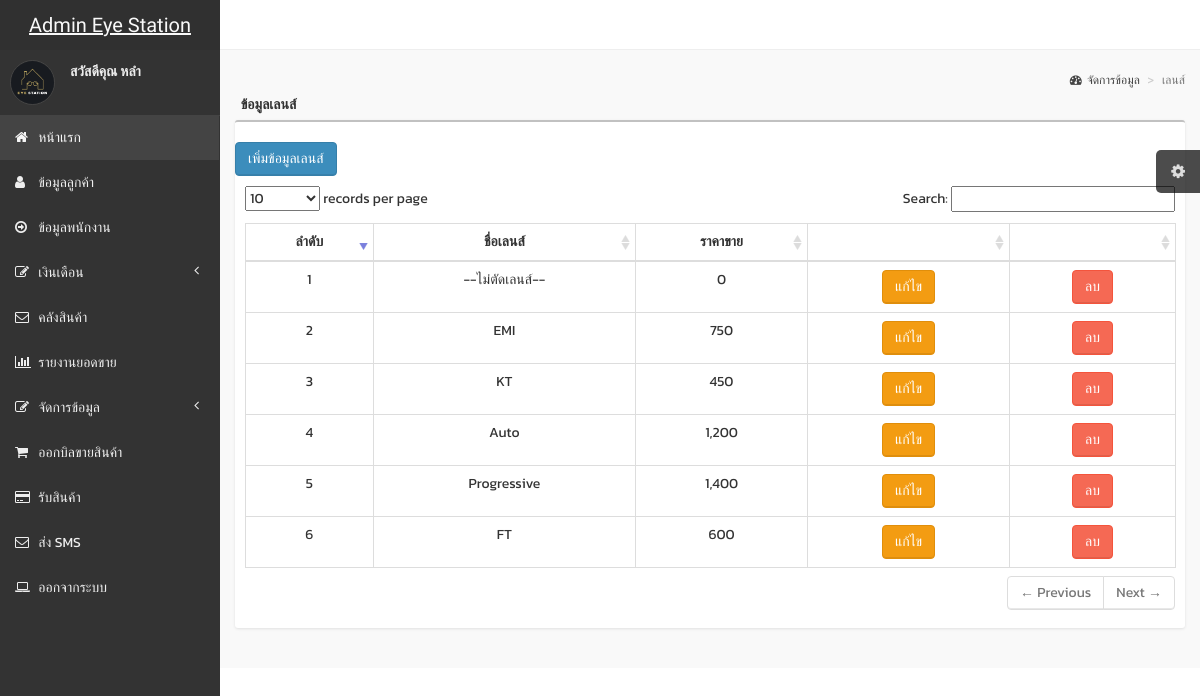
Screenshot of /admin/len.php (signed in) with the database file from the repository.
### tables this page shows
CREATE TABLE `len` (
  `id_len` int(10) NOT NULL,
  `name_len` varchar(100) NOT NULL,
  `price_len` int(10) NOT NULL,
  `popular_len` varchar(5) NOT NULL
);

### admin/len.php (the view, shortened to what this page needs)
<?php session_start();
if($_SESSION['level'] == '1'){ ?>
<!DOCTYPE html>
<html>
    <head>
        <link href=".css/bootstrap.min.css" rel="stylesheet" type="text/css" />
        <link href="css/font-awesome.min.css" rel="stylesheet" type="text/css" />
        <link href="css/ionicons.min.css" rel="stylesheet" type="text/css" />
        <link href="css/morris/morris.css" rel="stylesheet" type="text/css" />
        <link href="css/AdminLTE.css" rel="stylesheet" type="text/css" />
        <link href="css/datatables/dataTables.bootstrap.css" rel="stylesheet" type="text/css" />
        <link rel="stylesheet" href="https://maxcdn.bootstrapcdn.com/bootstrap/3.4.1/css/bootstrap.min.css">
    </head>
    <body class="skin-black">
        <?php include "header.php"; ?>
        <div class="wrapper row-offcanvas row-offcanvas-left">
            <?php include "menu.php"; ?>
            <aside class="right-side">
                <section class="content-header">
                    <ol class="breadcrumb">
                        <li><a href="#"><i class="fa fa-dashboard"></i>จัดการข้อมูล</a></li>
                        <li class="active">เลนส์</li>
                    </ol>
                </section>
              <section class="content">
                    <div class="row">
                        <div class="col-xs-12">
                            <label>&nbsp;&nbsp;ข้อมูลเลนส์</label>
                            <div class="box">
                                <br>
                                 <th width="150" colspan="3" ><a
                                href="insert_len1.php"><button type="button" class="btn btn-primary">เพิ่มข้อมูลเลนส์</button></a></th>
                                <div class="box-body table-responsive">
                                    <table id="example2" class="table table-bordered table-hover">
                                    <thead>
                                    <tr>
                                <th><center>ลำดับ</center></th>
                                <th><center>ชื่อเลนส์</center></th>
                                <th><center>ราคาขาย</center></th>
                                <th ><center></center></th>
                                <th><center></center></th>
                                </tr>
                                </thead>
            <?php
                include "../server.php";
                $sql = "SELECT * FROM len";
                $i = 1;
                $query = mysqli_query($objCon,$sql);
                while($result=mysqli_fetch_array($query,MYSQLI_ASSOC))
            {
            ?>
                <tr>
                                <td><center><?php echo $i;?><center></td>
                                <td align="center"><?php echo $result["name_len"]; ?></td>
                                <td align="center"><?php echo number_format($result["price_len"]) ;?></td>
    <?php
        include ("pages/modal_data/emp_modal.php");
    ?>
            <td align="center"><a href="edit_len1.php?len=<?php echo $result["id_len"];?>"><button type="button" class="btn btn-warning">แก้ไข</button></a></td>
            <td align="center"><a href="delete_len.php?len=<?php echo $result["id_len"];?>"
            onClick="return confirm('ยืนยันการลบข้อมูล')"><button type="button" class="btn btn-danger">ลบ</button></a></td>
                </tr>
            <?php
                $i++;
            }
            ?>
                        </div>
                    </div>
                </section>
            </aside>
        </div>
    </body>
</html>
<?php }else{
    echo "<script>";
    echo "alert(\"คุณไม่มีสิทธิ์เข้าสู่ระบบ\");";
    echo "</script>";
    echo "<meta http-equiv='refresh' content='0;url=../index.php'>";
}
?>

### admin/menu.php (shortened to what this page needs)
<div class="left-side sidebar-offcanvas">
<section class="sidebar">
    <div class="user-panel">
        <div class="pull-left image">
            <img src="img/eye.jpg" class="img-circle" alt="User Image" />
        </div>
        <div class="pull-left info">
            <p>สวัสดีคุณ <?php echo $name; ?> </br></p>
        </div>
    </div>
    <ul class="sidebar-menu">
        <?php if ($_SESSION['level'] == '1') { ?>
            <li class="active">
                <a href="index.php">
                    <i class="fa fa-home"></i> <span>หน้าแรก</span>
                </a>
            </li>
        <?php } ?>
        <?php if (($_SESSION['level'] == '1') || ($_SESSION['level'] == '2')) { ?>
            <li>
                <a href="customer.php">
                    <i class="fa fa-user"></i> <span>ข้อมูลลูกค้า</span>
                </a>
            </li>
        <?php } ?>
        <?php if ($_SESSION['level'] == '1') { ?>
            <li>
                <a href="employee.php">
                    <i class="fa fa-arrow-circle-o-right"></i> <span>ข้อมูลพนักงาน</span>
                </a>
            </li>
            <li class="treeview">
                <a href="#">
                    <i class="fa fa-edit"></i>
                    <span>เงินเดือน</span>
                    <i class="fa fa-angle-left pull-right"></i>
                </a>
            </li>
            <li>
                <a href="stock.php">
                    <i class="fa fa-envelope-o"></i> <span>คลังสินค้า</span>
                </a>
            </li>
            <li>
                <a href="report_sale.php">
                    <i class="fa fa-bar-chart-o"></i> <span>รายงานยอดขาย</span>
                </a>
            </li>
            <li class="treeview">
                <a href="#">
                    <i class="fa fa-edit"></i>
                    <span>จัดการข้อมูล</span>
                    <i class="fa fa-angle-left pull-right"></i>
                </a>
            </li>
        <?php } ?>
        <?php if (($_SESSION['level'] == '1') || ($_SESSION['level'] == '2')) { ?>
            <li>
                <a href="select_sale.php">
                    <i class="fa fa-shopping-cart"></i> <span>ออกบิลขายสินค้า</span>
                </a>
            </li>
            <li>
                <a href="select_recive.php">
                    <i class="fa fa-credit-card"></i> <span>รับสินค้า</span>
                </a>
            </li>
            <li>
                <a href="https://sms2.911itwist.com/htdocs/Login.html" target="blank">
                    <i class="fa fa-envelope-o"></i> <span>ส่ง SMS</span>
                </a>
            </li>
        <?php } ?>
        <li>
            <a href="../logout.php">
                <i class="fa fa-laptop"></i> <span>ออกจากระบบ</span>
            </a>
        </li>
        </div>

### admin/css/AdminLTE.css (style rules this page uses)
html, body { overflow-x: hidden!important; font-family: 'Source Sans Pro', sans-serif; -webkit-font-smoothing: antialiased; min-height: 100%; background: #f9f9f9; }
a { color: #3c8dbc; }
.wrapper { min-height: 100%; }
.wrapper:before, .wrapper:after { display: table; content: " "; }
.wrapper:after { clear: both; }
.right-side, .left-side { min-height: 100%; display: block; }
.right-side { background-color: #f9f9f9; margin-left: 220px; }
.left-side { position: absolute; width: 220px; top: 0; }
@media screen and (min-width: 992px) { .left-side { top: 50px; } }
.content { padding: 20px 15px; background: #f9f9f9; }
img { max-width: 100%important; }
.right-side > .content-header { position: relative; padding: 15px 15px 10px 20px; }
.right-side > .content-header > .breadcrumb { float: right; background: transparent; margin-top: 0px; margin-bottom: 0; font-size: 12px; padding: 7px 5px; position: absolute; top: 15px; right: 10px; -webkit-border-radius: 2px; -moz-border-radius: 2px; border-radius: 2px; }
.right-side > .content-header > .breadcrumb > li > a { color: #444; text-decoration: none; }
.right-side > .content-header > .breadcrumb > li > a > .fa, .right-side > .content-header > .breadcrumb > li > a > .glyphicon, .right-side > .content-header > .breadcrumb > li > a > .ion { margin-right: 5px; }
.right-side > .content-header > .breadcrumb > li + li:before { content: '>\00a0'; }
.sidebar { margin-bottom: 5px; }
.sidebar .sidebar-menu { list-style: none; margin: 0; padding: 0; }
.sidebar .sidebar-menu > li { margin: 0; padding: 0; }
.sidebar .sidebar-menu > li > a { padding: 12px 5px 12px 15px; display: block; }
.sidebar .sidebar-menu > li > a > .fa, .sidebar .sidebar-menu > li > a > .glyphicon, .sidebar .sidebar-menu > li > a > .ion { width: 20px; }
.user-panel { padding: 10px; }
.user-panel:before, .user-panel:after { display: table; content: " "; }
.user-panel:after { clear: both; }
.user-panel > .image > img { width: 45px; height: 45px; }
.user-panel > .info { font-weight: 600; padding: 5px 5px 5px 15px; font-size: 14px; line-height: 1; }
.user-panel > .info > p { margin-bottom: 9px; }
.box { position: relative; background: #ffffff; border-top: 2px solid #c1c1c1; margin-bottom: 20px; -webkit-border-radius: 3px; -moz-border-radius: 3px; border-radius: 3px; width: 100%; box-shadow: 0px 1px 3px rgba(0, 0, 0, 0.1); }
.box .box-body { padding: 10px; -webkit-border-top-left-radius: 0; -webkit-border-top-right-radius: 0; -webkit-border-bottom-right-radius: 3px; -webkit-border-bottom-left-radius: 3px; -moz-border-radius-topleft: 0; -moz-border-radius-topright: 0; -moz-border-radius-bottomright: 3px; -moz-border-radius-bottomleft: 3px; border-top-left-radius: 0; border-top-right-radius: 0; border-bottom-right-radius: 3px; border-bottom-left-radius: 3px; }
.box .box-body .table { margin-bottom: 0; }
.btn { font-weight: 500; -webkit-border-radius: 3px; -moz-border-radius: 3px; border-radius: 3px; border: 1px solid transparent; -webkit-box-shadow: inset 0px -2px 0px 0px rgba(0, 0, 0, 0.09); -moz-box-shadow: inset 0px -2px 0px 0px rgba(0, 0, 0, 0.09); box-shadow: inset 0px -1px 0px 0px rgba(0, 0, 0, 0.09); }
.btn.btn-primary { background-color: #3c8dbc; border-color: #367fa9; }
.btn.btn-danger { background-color: #f56954; border-color: #f4543c; }
.btn.btn-warning { background-color: #f39c12; border-color: #e08e0b; }
.skin-black .right-side > .content-header { background: transparent; box-shadow: none; }
.skin-black .user-panel > .image > img { border: 1px solid #444; }
.skin-black .user-panel > .info, .skin-black .user-panel > .info > a { color: #eee; }
.skin-black .sidebar { border-bottom: 1px solid #333; }
.skin-black .sidebar > .sidebar-menu > li { border-top: 1px solid #333; border-bottom: 0px solid #444; }
.skin-black .sidebar > .sidebar-menu > li:first-of-type { border-top: 1px solid #444; }
.skin-black .sidebar > .sidebar-menu > li:first-of-type > a { border-top: 0px solid #333; }
.skin-black .sidebar > .sidebar-menu > li > a { margin-right: 1px; }
.skin-black .sidebar > .sidebar-menu > li > a:hover, .skin-black .sidebar > .sidebar-menu > li.active > a { color: #f6f6f6; background: #444; }
.skin-black .left-side { background: #333; }
.skin-black .sidebar a { color: #eee; }

### admin/len.php (style rules this page uses)
body { font-family: 'Athiti', sans-serif; font-family: 'Kanit', sans-serif; }

### admin/header.php (style rules this page uses)
body { font-family: 'Athiti', sans-serif; font-family: 'Kanit', sans-serif; }
table th { text-align: center; }

### rows the page displays
len: name_len "--ไม่ตัดเลนส์--", price_len "0"
len: name_len "EMI", price_len "750"
len: name_len "KT", price_len "450"
len: name_len "Auto", price_len "1,200"
len: name_len "Progressive", price_len "1,400"
len: name_len "FT", price_len "600"

### other values shown
$name "หลำ"
